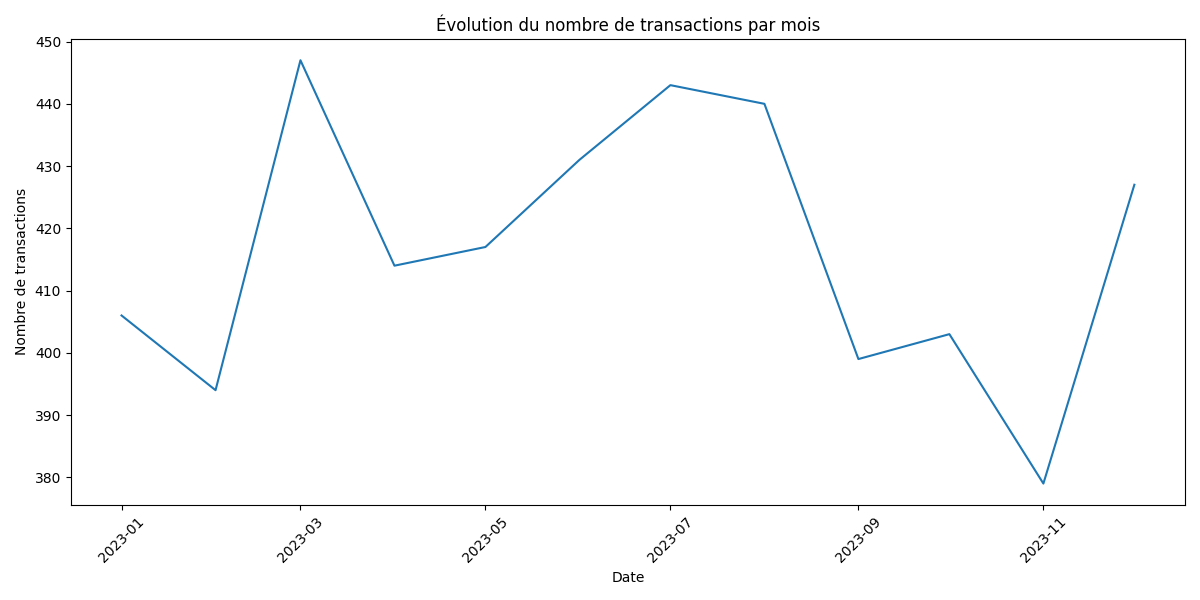

Write Python code to recreate this figure.
import pandas as pd
import matplotlib.pyplot as plt
import numpy as np
import seaborn as sns
from sqlalchemy import create_engine

engine = create_engine("postgresql://analyst:password123@localhost:5432/bank_analytics")

df = pd.read_sql('SELECT * FROM transactions', engine)


df['transaction_date'] = pd.to_datetime(df["transaction_date"])
df['year'] = df["transaction_date"].dt.year
df['month'] = df["transaction_date"].dt.month
df['day_of_week'] = df["transaction_date"].dt.day_of_week
df['hour'] = df["transaction_date"].dt.hour



df['is_large_amount'] = np.where(df["amount"] > 3000 , True , False)



transactions_par_année_et_mois = (
    df.groupby(["year" , "month"])["transaction_id"]
    .count()
    .reset_index(name="nb_transactions")
)



transactions_par_année_et_mois["date"] = pd.to_datetime(
    transactions_par_année_et_mois["year"].astype(str) + "-" +
    transactions_par_année_et_mois["month"].astype(str) + "-01"
)

plt.figure(figsize=(12, 6))
plt.plot(
    transactions_par_année_et_mois["date"],
    transactions_par_année_et_mois["nb_transactions"]
)

plt.title("Évolution du nombre de transactions par mois")
plt.xlabel("Date")
plt.ylabel("Nombre de transactions")
plt.xticks(rotation=45)
plt.tight_layout()

plt.show()  
